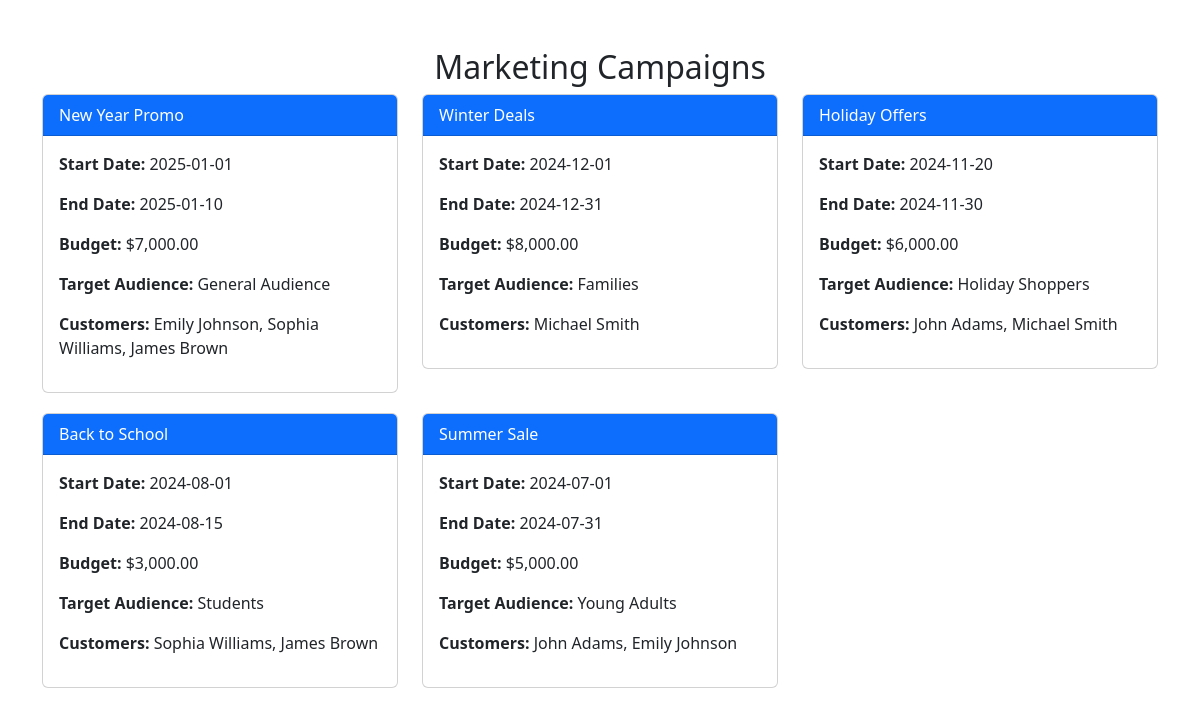
/campaign.php, run on the app's committed database.
### tables this page shows
CREATE TABLE IF NOT EXISTS MarketingCampaign (
    CampaignID INT AUTO_INCREMENT PRIMARY KEY,
    CampaignName VARCHAR(150) NOT NULL,
    StartDate DATE NOT NULL,
    EndDate DATE NOT NULL,
    Budget DECIMAL(15, 2) NOT NULL,
    TargetAudience VARCHAR(255) NOT NULL
);

### campaign.php (the view, shortened to what this page needs)
<?php
include('connect.php');
$sql = "
    SELECT
        mc.CampaignID, mc.CampaignName, mc.StartDate, mc.EndDate, mc.Budget, mc.TargetAudience,
        GROUP_CONCAT(c.name SEPARATOR ', ') AS Customers
    FROM MarketingCampaign mc
    LEFT JOIN CampaignCustomer cc ON mc.CampaignID = cc.CampaignID
    LEFT JOIN Customer c ON cc.CustomerID = c.customerID
    GROUP BY mc.CampaignID
    ORDER BY mc.StartDate DESC
";
$result = $conn->query($sql);
?>
<!DOCTYPE html>
<html lang="en">
<head>
    <link href="https://cdn.jsdelivr.net/npm/bootstrap@5.3.0/dist/css/bootstrap.min.css" rel="stylesheet">
</head>
<body>
<div class="container my-5">
    <h2 class="text-center">Marketing Campaigns</h2>
    <div class="row">
        <?php if ($result->num_rows > 0): ?>
            <?php while ($row = $result->fetch_assoc()): ?>
                <div class="col-md-4">
                    <div class="card">
                        <div class="card-header bg-primary text-white">
                            <?= $row['CampaignName']; ?>
                        </div>
                        <div class="card-body">
                            <p><strong>Start Date:</strong> <?= $row['StartDate']; ?></p>
                            <p><strong>End Date:</strong> <?= $row['EndDate']; ?></p>
                            <p><strong>Budget:</strong> $<?= number_format($row['Budget'], 2); ?></p>
                            <p><strong>Target Audience:</strong> <?= $row['TargetAudience']; ?></p>
                            <p><strong>Customers:</strong> <?= $row['Customers'] ?: 'None'; ?></p>
                        </div>
                    </div>
                </div>
            <?php endwhile; ?>
        <?php else: ?>
            <p class="text-muted">No campaigns found.</p>
        <?php endif; ?>
    </div>
</div>
</body>
</html>

### campaign.php (style rules this page uses)
.card { margin-bottom: 20px; }

### data on the page
marketingcampaign: CampaignName "New Year Promo", StartDate "2025-01-01", EndDate "2025-01-10", Budget "7,000.00", TargetAudience "General Audience", Customers "Emily Johnson, Sophia Williams, James Brown"
marketingcampaign: CampaignName "Winter Deals", StartDate "2024-12-01", EndDate "2024-12-31", Budget "8,000.00", TargetAudience "Families", Customers "Michael Smith"
marketingcampaign: CampaignName "Holiday Offers", StartDate "2024-11-20", EndDate "2024-11-30", Budget "6,000.00", TargetAudience "Holiday Shoppers", Customers "John Adams, Michael Smith"
marketingcampaign: CampaignName "Back to School", StartDate "2024-08-01", EndDate "2024-08-15", Budget "3,000.00", TargetAudience "Students", Customers "Sophia Williams, James Brown"
marketingcampaign: CampaignName "Summer Sale", StartDate "2024-07-01", EndDate "2024-07-31", Budget "5,000.00", TargetAudience "Young Adults", Customers "John Adams, Emily Johnson"
